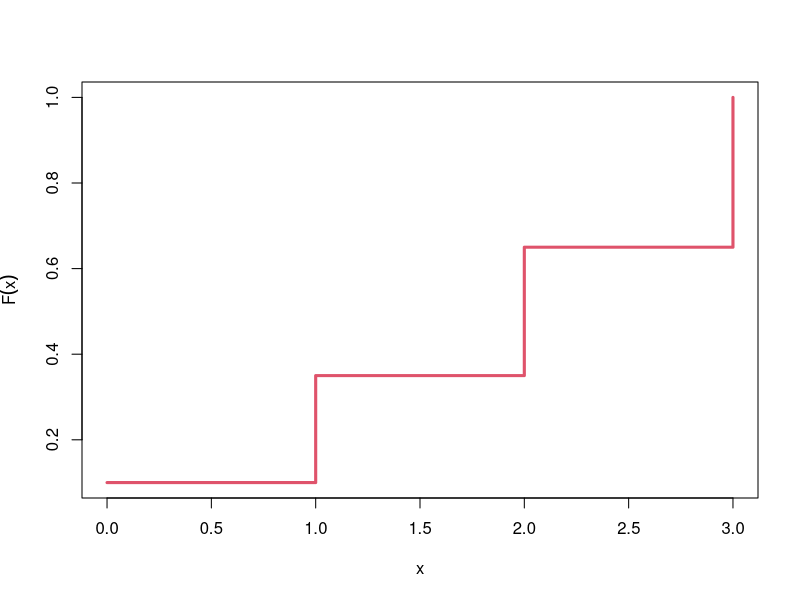
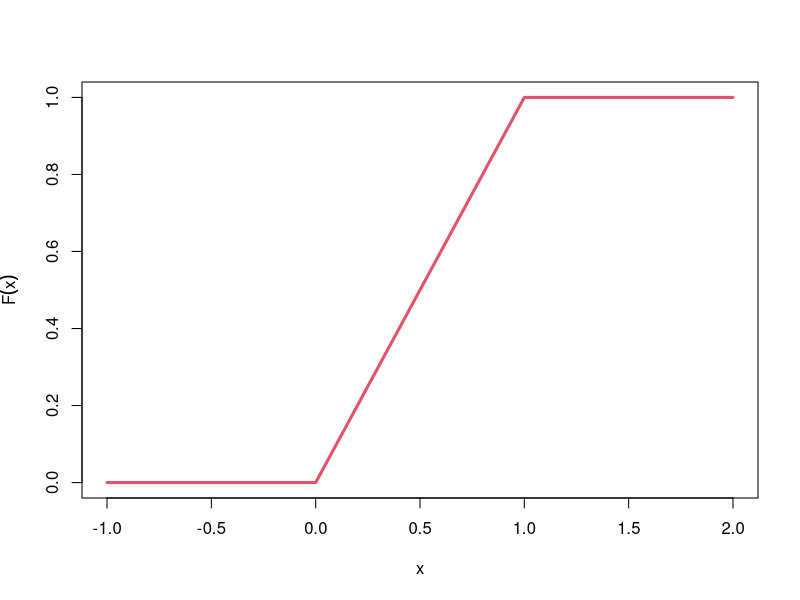
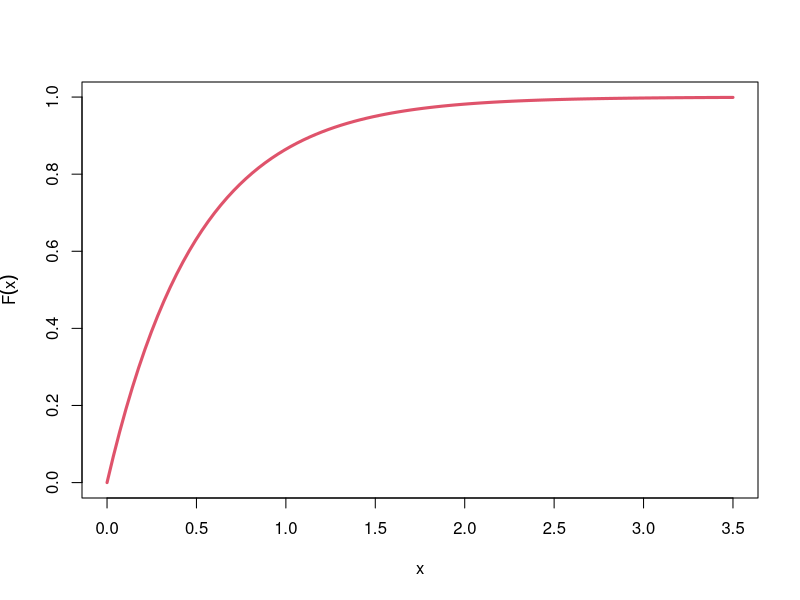
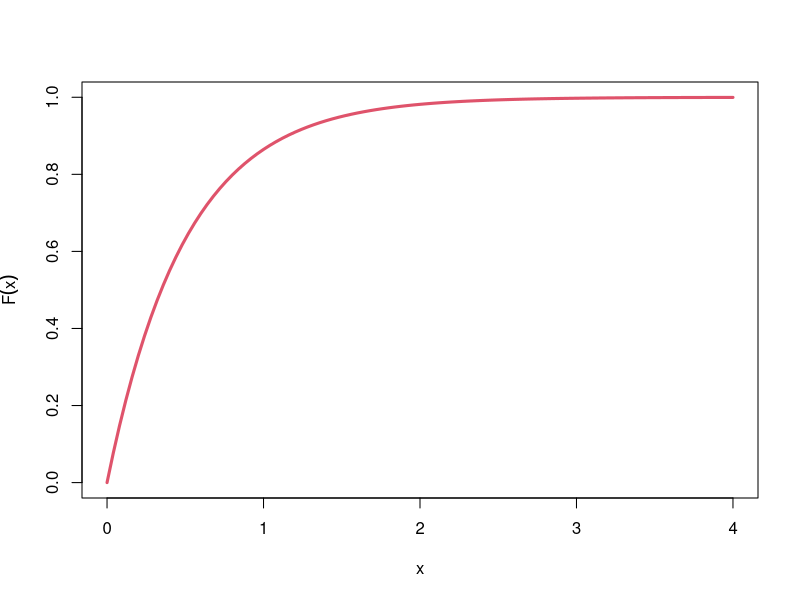

Write the R code that produced these figures, in order.
# Fonction de répartition (v.a.d)
x=c(0,1,2,3)
p=c(0.1,0.25,0.3,0.35)
Fx=cumsum(p)
Fx
plot(x,Fx,type="s", lwd=3, col=2, xlab="x", ylab=expression(F(x)))

# Fonction de répartition de la loi uniforme [0,1]
x=seq(-1,2,len=10) # séquence de -1 jusqu'à 2 de longueur 10
Fx=punif(x, min=0, max=1)
Fx   # Afficher les valeurs de F(x)
plot(x,Fx,type="l", lwd=3, col=2, xlab="x", ylab=expression(F(x)))

# Fonction de répartition de la loi exponentielle (lambda=2)

x=seq(0,3.5, len=100)
Fx=pexp(x,2)
plot(x,Fx,type="l", lwd=3, col=2, xlab="x", ylab=expression(F(x)))
# ou encore
curve(pexp(x,2),0,4,lwd=3, col=2, xlab="x", ylab=expression(F(x)))